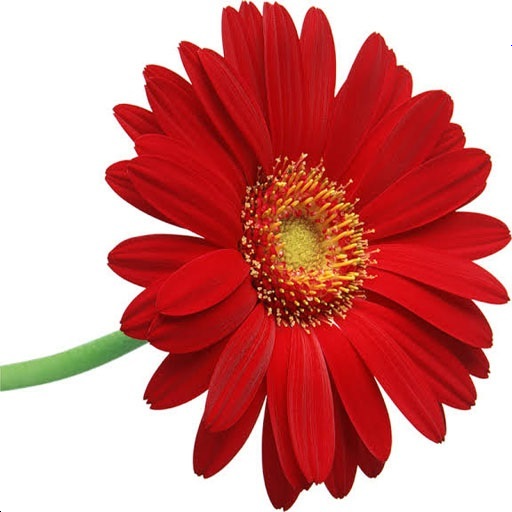
#> input picture img/lsb-color/after-encode.png, 512 x 512 px, found by its file name
$ python decode.py
#> lines starting #> are read from the running program, lines starting #| are printed output that depends on the picture
### src/SteganographyMethod/Color/PvdColor.py
# module yg disediakan python
import numpy as np
import cv2
import math

# module yg dibuat sendiri
import SubProcess.BitOperation as bo
import SteganographyMethod.CharLength as cl

# fungsi mendapatkan nilai dari tabel kuantisasi
def qTable(val):
    if val in range(0,8):
        return 0, 3
    elif val in range(8,16):
        return 8, 3
    elif val in range(16,32):
        return 16, 3
    elif val in range(32,64):
        return 32, 3
    elif val in range(64,128):
        return 64, 3
    elif val in range(128,256):
        return 128, 3

# fungsi encode pesan
# [88 lines left out: function encode, not called in this run]

def decode(img):
    # proses mendapatkan resolusi gambar
    rows, cols = img.shape[:2]

    # proses mendapatkan nilai panjang pesan. Sehingga proses extraksi akan berhenti ketika semua pesan sudah diextract
    charLength = cl.getCharLenth(img[rows-1, cols-1][0], img[rows-1, cols-1][1], img[rows-1, cols-1][2], img[rows-1, cols-2][0])

    # panjang karakter dikalikan dengan 8 karena 1 karakter = 8 bit integer
    charLength = charLength * 8
    index = 0
    bit = []
    lastIteration = True

    # proses extraksi pesan dengan cara menelusuri setiap pixel pada gambar
    # proses menelusuri akan berhenti ketika semua pesan sudah diextract
    for i in range(rows):
        j = 0
        while j < cols:
            if lastIteration:
                for pix in range(3):
                    if index < charLength:
                        gi, gi1 = int(img[i,j][pix]), int(img[i,j+1][pix])
                        diff = abs(gi - gi1)
                        ik, n = qTable(diff)
                        b = bo.int2bit(abs(diff - ik))
                        fixBit = [0 for i in range(n - len(b))]
                        fixBit.extend(b)
                        bit.extend(fixBit)
                        index += n
                        img[i,j][pix] -= diff
                        if img[i,j][pix] < 0:
                            img[i,j][pix] = 0
                    else:
                        lastIteration = False
            else:
                break
            j += 2

    cv2.imwrite('../img/pvd-color/after-decode.png',img)
    return bo.bit2word(bit)

### src/SteganographyMethod/CharLength.py
# [24 lines left out: function setCharLength, not called in this run]

def getCharLenth(a, b, c, d):
    a = int(a)
    b = int(b)
    c = int(c)
    d = int(d)
    return int((a * b * c) + d)

### src/SubProcess/BitOperation.py
# fungsi merubah string menjadi bit
# [7 lines left out: function word2bit, not called in this run]

# fungsi merubah bit menjadi string
def bit2word(bits):
    chars = []
    for b in range(len(bits) // 8):
        byte = bits[b*8:(b+1)*8]
        chars.append(chr(int(''.join([str(bit) for bit in byte]), 2)))
    return ''.join(chars)

# fungsi merubah int menjadi bit
def int2bit(val):
    result = list(format(val, "b"))
    result = list(map(int, result))
    return result

# fungsi merubah bit menjadi int
# [4 lines left out: function bit2int, not called in this run]

# [2 lines that do not run on import are left out]

### src/decode.py
# module yg disediakan python
import cv2
import numpy as np

# module yg dibuat sendiri
import SteganographyMethod.Grayscale.LsbGray as lg
import SteganographyMethod.Grayscale.PvdGray as pg
import SteganographyMethod.Grayscale.MfGray as mg
import SteganographyMethod.Color.LsbColor as lc
import SteganographyMethod.Color.PvdColor as pc
import SteganographyMethod.Color.MfColor as mc

def main():
    # untuk melihat pesan dari gambar yang sudah didecode, ganti imgName dengan nama 'after-decode.png'. Pesan di gambar ini sudah dalam keaddan rusak
    # untuk melihat pesan dari gambar yang belum didecode, ganti imgName dengan nama 'after-encode.png'
    imgName = 'after-encode.png'

    # [17 lines of commented-out code are left out]
    img = cv2.imread('../img/pvd-color/%s' % imgName)
#> img is the input picture: shape (512, 512, 3); mean B, G, R 128.5, 130.1, 210.7
    result = pc.decode(img)
#> in getCharLenth, `a = int(a)`: a = 255
#> in decode, `charLength = cl.getCharLenth(img[rows-1, cols-1][0], img[rows-1, cols-..`: charLength = 16581630
#> in decode, `charLength = charLength * 8`: charLength = 132653040
#> after the loop in decode, `for i in range(rows):`:
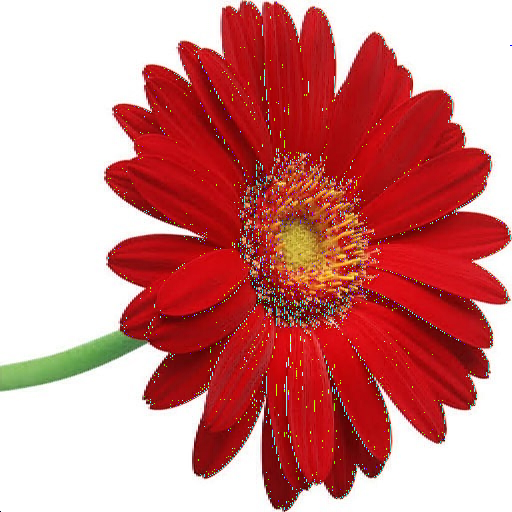
#> img: shape (512, 512, 3); mean B, G, R 129.9, 131.3, 208.6

    # MF COLOR
    # img = cv2.imread('../img/mf-color/%s' % imgName)
    # result = mc.decode(img)

    decodeFile = open("../msg/decode-result.txt", "w", encoding='utf-8')
    decodeFile.write(result)
    decodeFile.close()

    print('Hasi decode dapat dilihat pada folder /msg/decode-result.txt')
    # print("Hasil Decode : %s" % result)

if __name__ == "__main__":
    main()
